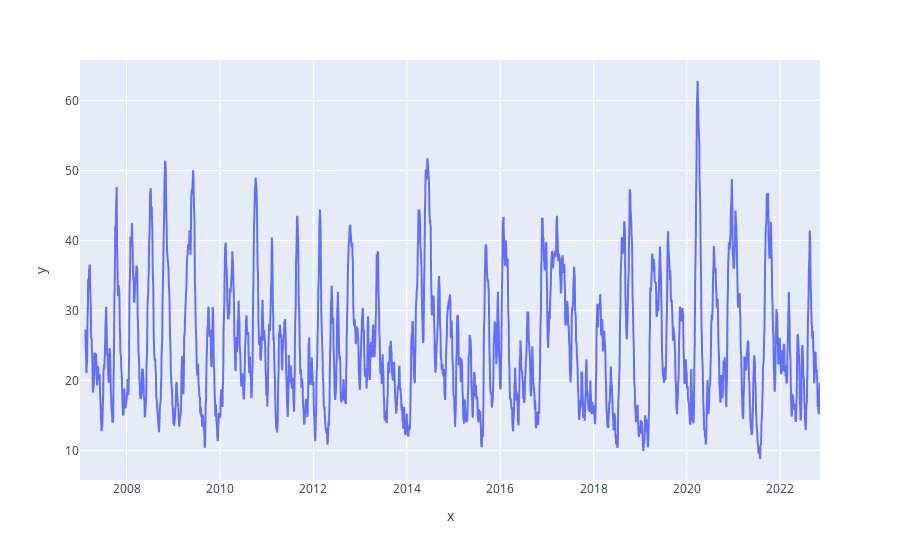

The notebook cell this image was saved under:
### Code cell
fig = px.line(x=indicator_data.index, y=indicator_data["adx"])
fig.show()

### Figure 1 — Plotly figure (JSON) as saved in the notebook; plotly's stock layout.template omitted (floating-point values rounded to 4 significant figures; data arrays with more than 128 entries replaced by an {"elided": "..."} marker saying what was removed)
{"data": [{"hovertemplate": "x=%{x}<br>y=%{y}<extra></extra>", "legendgroup": "", "line": {"color": "#636efa", "dash": "solid"}, "marker": {"symbol": "circle"}, "mode": "lines", "name": "", "showlegend": false, "type": "scattergl", "x": {"elided": "3855 str values"}, "xaxis": "x", "y": {"elided": "3855 float values"}, "yaxis": "y"}], "layout": {"legend": {"tracegroupgap": 0}, "margin": {"t": 60}, "xaxis": {"anchor": "y", "domain": [0, 1], "title": {"text": "x"}}, "yaxis": {"anchor": "x", "domain": [0, 1], "title": {"text": "y"}}}}
